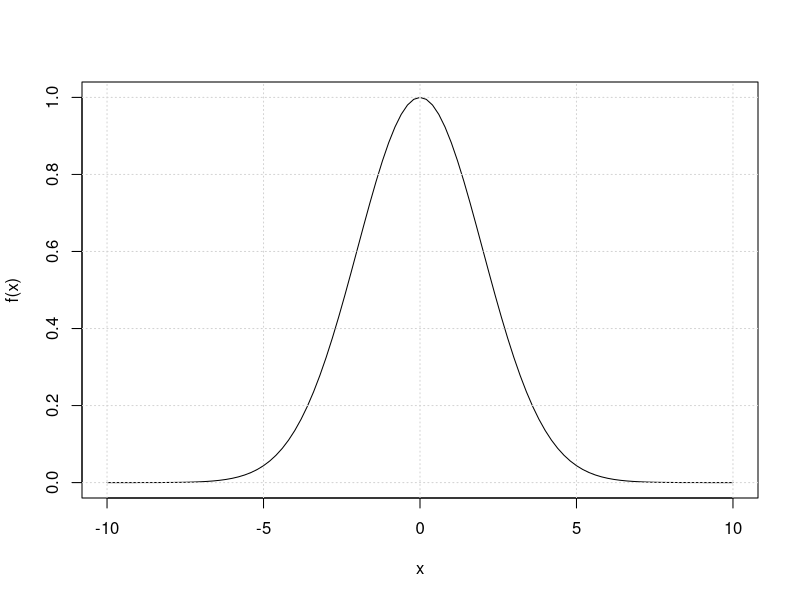
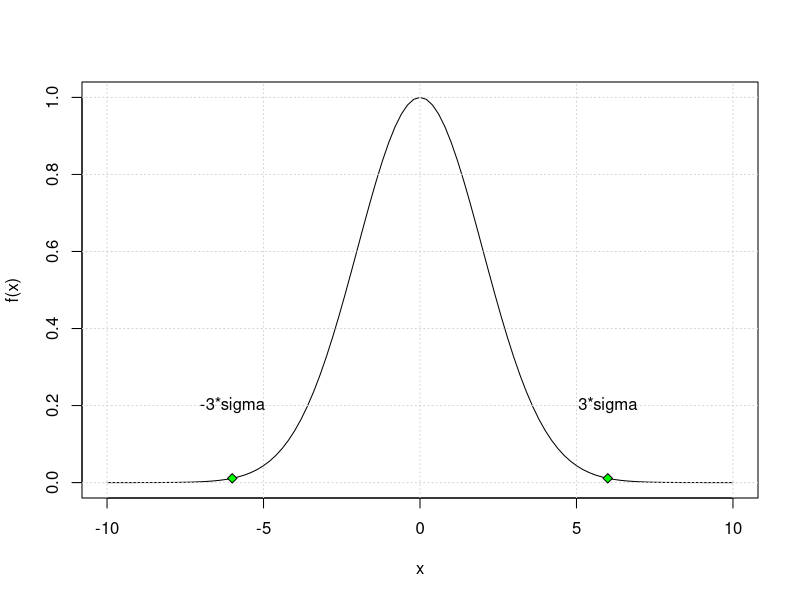
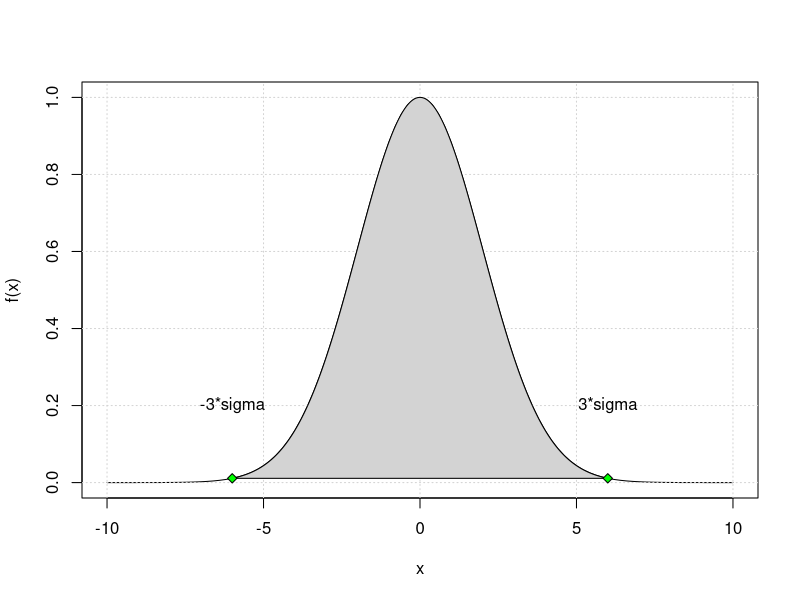
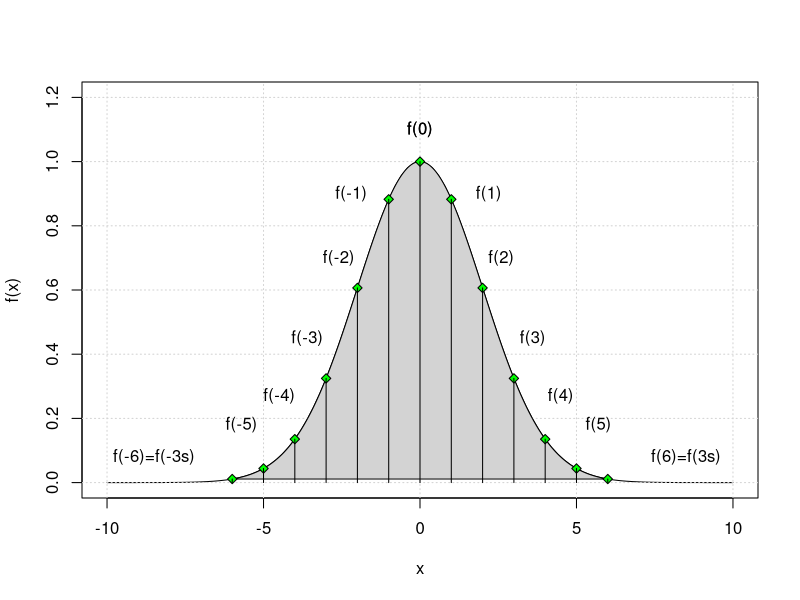

Source code (R) for these figures, in order:
## ---- chunk 1
f<-function(x){exp(-0.5*(x*x)/4)}
curve(f, from=-10, to = 10)
grid()
## ---- chunk 2
f<-function(x){exp(-0.5*(x*x)/4)}
curve(f, from=-10, to = 10)
grid()
points(x=c(-6,6),y=c(f(-6),f(6)),pch=23,bg="green")
text(-6,0.2,"-3*sigma")
text(6,0.2,"3*sigma")
## ---- chunk 3
f<-function(x){exp(-0.5*(x*x)/4)}
cord.x <- seq(from = -6, to = 6, by = 0.01)
cord.y <- f(cord.x)
curve(f, from=-10, to = 10)
grid()
polygon(cord.x,cord.y,col='lightgrey')
points(x=c(-6,6),y=c(f(-6),f(6)),pch=23,bg="green")
text(-6,0.2,"-3*sigma")
text(6,0.2,"3*sigma")
## ---- chunk 4
f<-function(x){exp(-0.5*(x*x)/4)}
cord.x <- seq(from = -6, to = 6, by = 0.01)
cord.y <- f(cord.x)
curve(f, from=-10, to = 10, ylim=c(0,1.2))
grid()
polygon(cord.x,cord.y,col='lightgrey')
points(
  x=seq(from = -6, to = 6, by = 1),
  y=f(seq(from = -6, to = 6, by =1)),
  pch=23,bg="green"
)

segments(
  x0 = seq(from = -6, to = 6, by = 1),
  y0 = rep(0,length(seq(from = -6, to = 6, by = 1))),
  x1 = seq(from = -6, to = 6, by = 1),
  y1 = f(seq(from = -6, to = 6, by = 1))
)

text(-8.5,0.08,"f(-6)=f(-3s)")
text(8.5,0.08,"f(6)=f(3s)")

text(-5.7,0.18,"f(-5)")
text(5.7,0.18,"f(5)")

text(-4.5,0.27,"f(-4)")
text(4.5,0.27,"f(4)")

text(-3.6,0.45,"f(-3)")
text(3.6,0.45,"f(3)")

text(-2.6,0.7,"f(-2)")
text(2.6,0.7,"f(2)")

text(-2.2,0.9,"f(-1)")
text(2.2,0.9,"f(1)")

text(-0,1.1,"f(0)")
text(0,1.1,"f(0)")

